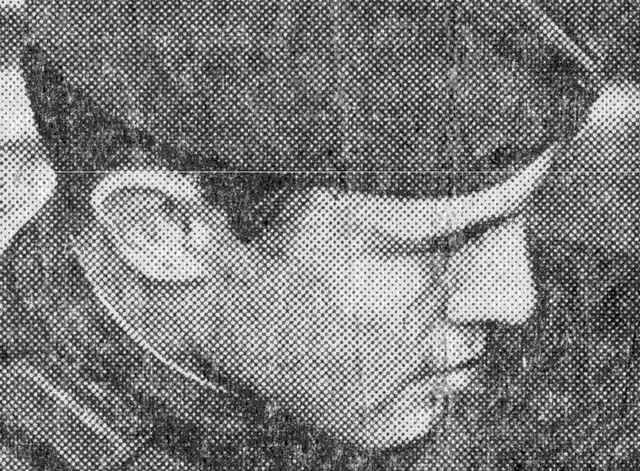
%> input picture STAN.jpeg, 640 x 471 px
$ octave ex1.m   (GNU Octave 9; MATLAB toolbox functions it lacks are replaced by stand-ins)
%> lines starting %> are read from the running program, lines starting %| are printed output that depends on the picture
% Lab 2 - Frequency and Spatial Filtering: STAN Image
clc; clear; close all;

% 1. Load and preprocess the image
I = imread('STAN.jpeg'); % Replace with actual file if needed
%> I is the input picture: size 471x640x3 uint8; min 0, max 255, mean 123.6
I = im2double(rgb2gray(I));
%> I: size 471x640 double
[M, N] = size(I);
%> M = 471; N = 640

% Display original image
figure, imshow(I), title('Original Image');

% 2. Compute and show magnitude spectrum
F = fftshift(fft2(I));  % Shifted FFT for visualization
magSpec1 = log(1 + abs(F));
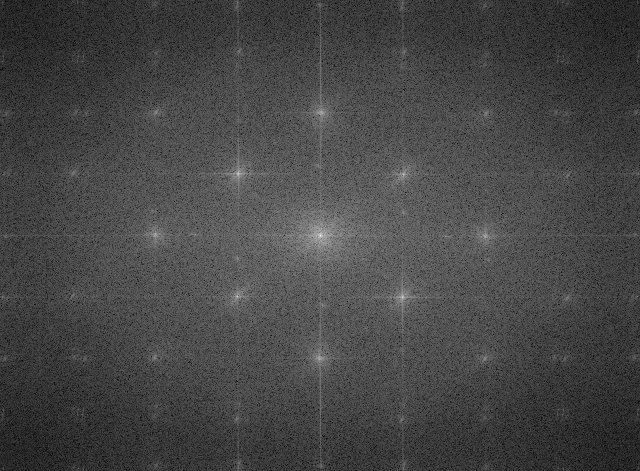
%> magSpec1: size 471x640 double; min 0.0392, max 11.89, mean 3.32; drawn with min black and max white
figure, imshow(magSpec1, []), title('Magnitude Spectrum');

% 3. Design filters to remove periodic and Gaussian noise
D0 = 30;  % Gaussian low-pass cutoff
u = 0:N-1;
%> u = 640 values from 0 to 639
v = 0:M-1;
%> v = 471 values from 0 to 470
u = u - floor(N/2);
%> u = 640 values from -320 to 319
v = v - floor(M/2);
%> v = 471 values from -235 to 235
V_col = v(:);            % M×1
%> V_col = 471 values from -235 to 235
U_row = u(:).';          % 1×N
D = sqrt(V_col.^2 + U_row.^2);  % M×N distance matrix

% Gaussian Low-pass filter (removes Gaussian noise)
H_gaussian = exp(-(D.^2) / (2 * D0^2));

% Notch reject filter (for periodic noise)
H_notch = ones(M, N);
notch_centers = [130 100; 130 156; 198 100; 198 156]; % Sample notch points (use ginput in practice)

notch_radius = 10;
for i = 1:size(notch_centers, 1)
    % Convert coordinates to frequency-domain origin
    u0 = notch_centers(i,1) - floor(N/2);
    v0 = notch_centers(i,2) - floor(M/2);

    D1 = sqrt((U_row - u0).^2 + (V_col - v0).^2);
    D2 = sqrt((U_row + u0).^2 + (V_col + v0).^2);

    % Gaussian notch reject filter
    H_notch = H_notch .* (1 - exp(-(D1.^2) / (2 * notch_radius^2))) ...
                      .* (1 - exp(-(D2.^2) / (2 * notch_radius^2)));
end
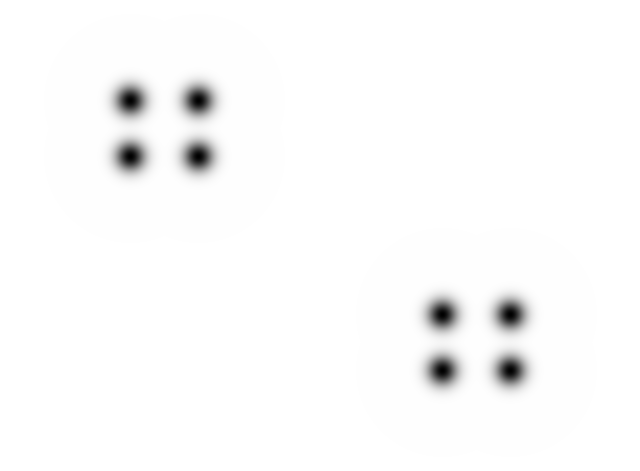
%> H_notch: size 471x640 double; min 0, max 1, mean 0.983

% Combined filter
H_combined = H_gaussian .* H_notch;

% Optional visualization of filters
figure, imshow(H_notch, []), title('Notch Filter Mask');
figure, imshow(H_combined, []), title('Combined Frequency Filter');

% 4. Apply the combined filter in frequency domain
G = H_combined .* F;

% Show the filtered spectrum (NEW STEP)
filtered_spectrum = log(1 + abs(G));
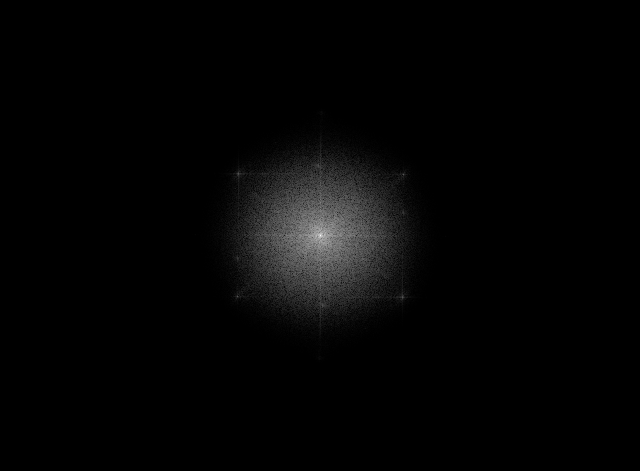
%> filtered_spectrum: size 471x640 double; min 0, max 11.89, mean 0.232; drawn with min black and max white
figure, imshow(filtered_spectrum, []), title('Filtered Spectrum');

% Inverse FFT to recover filtered image
g_filtered_freq = real(ifft2(ifftshift(G)));
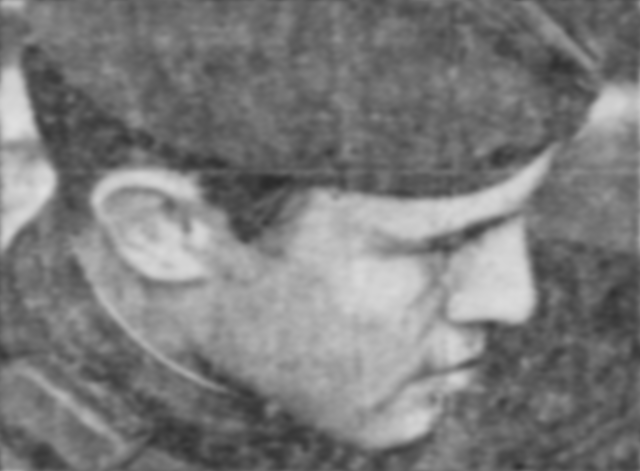
%> g_filtered_freq: size 471x640 double; min 0.17, max 0.878, mean 0.485

% 5. Apply spatial Gaussian filter as comparison
g_filtered_spatial = imgaussfilt(I, 2);  % sigma = 2

% 6. Show montage of results
figure;
montage({I, g_filtered_freq, g_filtered_spatial}, 'Size', [1 3]);
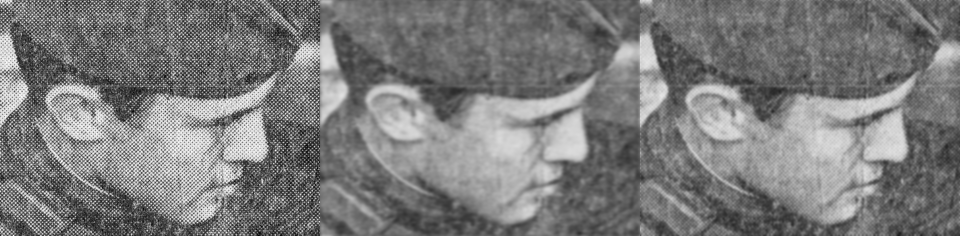
%> displayed picture: size 471x1920, on the screen's scale of 0 to 255 (shown at 1/2 size); min 0, max 255, mean 123.6; mean of the top-left, top-right, bottom-left and bottom-right quarters 117.1, 117.6, 128.8, 130.7
title('Original | Frequency Domain Filtered | Spatial Domain Filtered');
